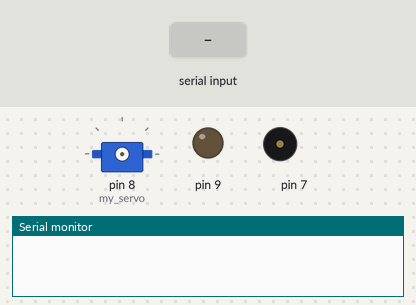
Bench run of a sketch on a simulated Arduino Uno, built with avr-gcc and run on an emulated ATmega328P. On the bench: servo, output pins drawn as LEDs (lit = HIGH), buzzer (waves = sounding), the last lines printed to the serial monitor. Inputs (shaded band) come from the test bench.

Above: at 1.2 s.
1.3 s: "open" received over Serial
At 2.31 s:
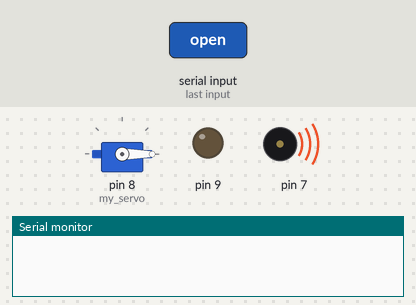
4.3 s: "lock" received over Serial
At 6.8 s:
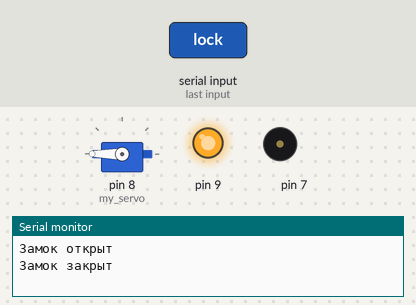
7.3 s: "open" received over Serial
At 8.31 s:
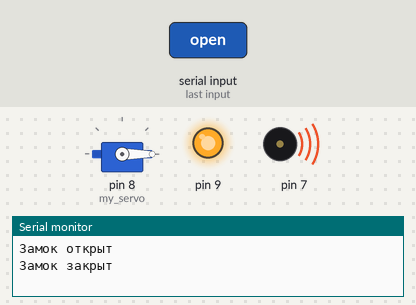
Timing chart, 0 to 10.3 s (numbered marks = the images above; inputs shaded):
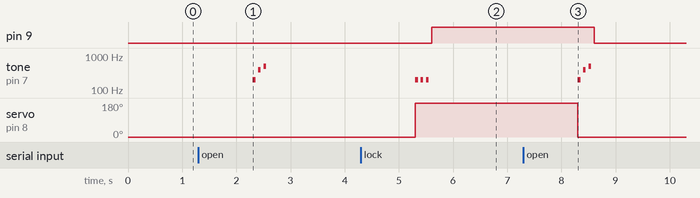

Measured:
- after the input at 1.3 s, tone on pin 7: plays 200 Hz for 0.05 s, 400 Hz for 0.05 s, 500 Hz for 0.05 s, starting after 1.0 s
- after the input at 4.3 s, pin 9: LOW → HIGH after 1.3 s; tone on pin 7: alternates 200 Hz for 0.05 s and silent for 0.05 s, 6 changes in all, then stays silent, starting after 1.0 s; servo on pin 8 (my_servo): 0° → 180° after 1.0 s
- after the input at 7.3 s, pin 9: HIGH → LOW after 1.3 s; tone on pin 7: plays 200 Hz for 0.05 s, 400 Hz for 0.05 s, 500 Hz for 0.05 s, starting after 1.0 s; servo on pin 8 (my_servo): 180° → 0° after 1.0 s

The sketch:

surprising_elzing1.ino
```cpp
#include <Servo.h> // подключаем библиотеку сервопривода

Servo my_servo; // объявляем переменную для сервопривода
String mess; // объявляем переменную для хранения данных из порта

void setup() {
    Serial.begin(9600); // инициализируем последовательное соединение
    pinMode(9, OUTPUT); // назначаем пин со светодиодом на выход
}

void loop() {
    if (Serial.available() > 0) { // если в порт пришли данные, то...
        mess = Serial.readString(); // ... сохраняем их в переменную

        if (mess == "open") { // если пришло слово open, то...
            my_servo.attach(8); // инициализируем сервопривод
            my_servo.write(0); // поворачиваем сервопривод на угол 0 градусов

            tone(7, 200, 50); // коротко пищим пьезодинамиком
            delay(100); // ждём 100 мс
            tone(7, 400, 50); // коротко пищим пьезодинамиком
            delay(100); // ждём 100 мс
            tone(7, 500, 50); // коротко пищим пьезодинамиком
            delay(100); // ждём 100 мс

            my_servo.detach(); // отключаем сервопривод
            digitalWrite(9, LOW); // гасим светодиод на 9-м пине
            Serial.println("Замок открыт"); // посылаем сообщение в порт о том, что замок открыт
        }

        if (mess == "lock") { // если пришло слово lock, то...
            my_servo.attach(8); // инициализируем сервопривод
            my_servo.write(180); // поворачиваем сервопривод на угол 180 градусов

            tone(7, 200, 50); // коротко пищим пьезодинамиком
            delay(100); // ждём 100 мс
            tone(7, 200, 50); // коротко пищим пьезодинамиком
            delay(100); // ждём 100 мс
            tone(7, 200, 50); // коротко пищим пьезодинамиком
            delay(100); // ждём 100 мс

            my_servo.detach(); // отключаем сервопривод
            digitalWrite(9, HIGH); // зажигаем светодиод на 9-м пине
            Serial.println("Замок закрыт"); // посылаем сообщение в порт о том, что замок закрыт
        }
    }
}
```
